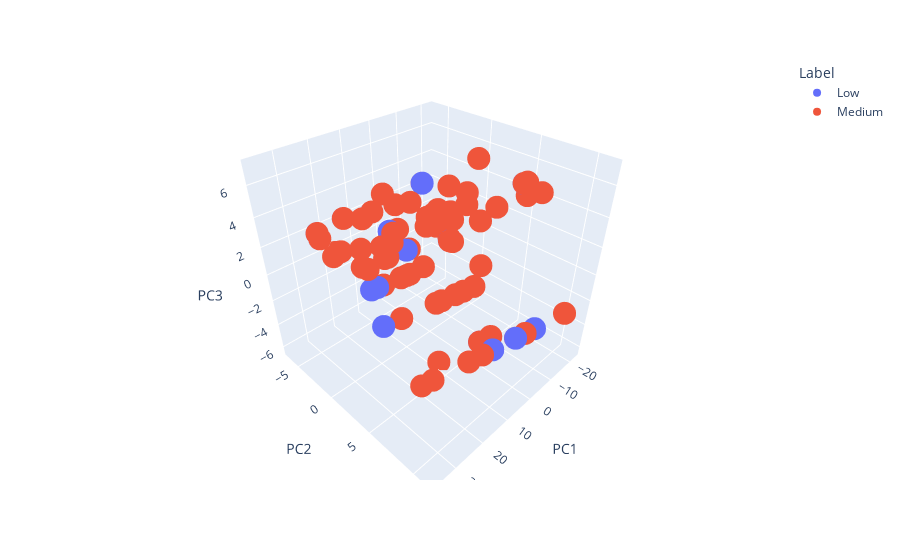

Notebook cell for this chart:
### Code cell
plot_PCA_3D(pc_df, pca)

### Figure 1 — Plotly figure (JSON) as saved in the notebook; plotly's stock layout.template omitted (floating-point values rounded to 4 significant figures; data arrays with more than 128 entries replaced by an {"elided": "..."} marker saying what was removed)
{"data": [{"hovertemplate": "Label=Low<br>PC1=%{x}<br>PC2=%{y}<br>PC3=%{z}<extra></extra>", "legendgroup": "Low", "marker": {"color": "#636efa", "symbol": "circle"}, "mode": "markers", "name": "Low", "scene": "scene", "showlegend": true, "type": "scatter3d", "x": {"elided": "209 float values"}, "y": {"elided": "209 float values"}, "z": {"elided": "209 float values"}}, {"hovertemplate": "Label=Medium<br>PC1=%{x}<br>PC2=%{y}<br>PC3=%{z}<extra></extra>", "legendgroup": "Medium", "marker": {"color": "#EF553B", "symbol": "circle"}, "mode": "markers", "name": "Medium", "scene": "scene", "showlegend": true, "type": "scatter3d", "x": {"elided": "215 float values"}, "y": {"elided": "215 float values"}, "z": {"elided": "215 float values"}}], "layout": {"legend": {"title": {"text": "Label"}, "tracegroupgap": 0}, "margin": {"t": 60}, "scene": {"domain": {"x": [0, 1], "y": [0, 1]}, "xaxis": {"title": {"text": "PC1"}}, "yaxis": {"title": {"text": "PC2"}}, "zaxis": {"title": {"text": "PC3"}}}, "showlegend": true}}
